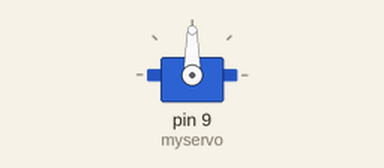
A sketch run on a simulated Arduino Uno, built with avr-gcc and run on an emulated ATmega328P. Shown: servo. Random numbers use the default seed unless the sketch sets one.

Above: at 0.1 s.
At 11.1 s:
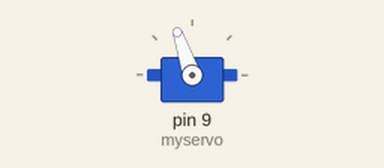
At 22.6 s:
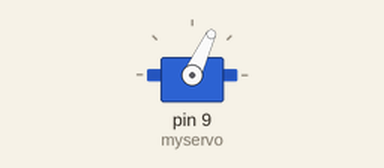
At 39.1 s:
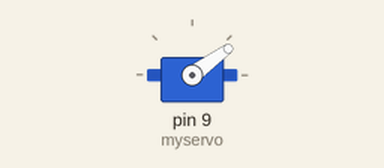
Timing chart, 0 to 40.0 s (numbered marks = the images above):
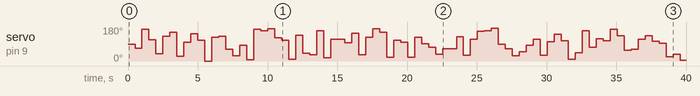

Measured:
- by itself, servo on pin 9 (myservo): 90° → 67° at 0.50 s, → 169° 0.50 s later, → 113° 0.50 s later, → 38° 0.50 s later, … (78 changes in this stretch)

The sketch:

Otkaznik.ino
```cpp
#include <Servo.h>

Servo myservo;  // create servo object to control a servo
                // a maximum of eight servo objects can be created

int pos = 0;    // variable to store the servo position

void setup()
{
  myservo.attach(9);  // attaches the servo on pin 9 to the servo object
}

long timer = millis();
int run =1;
long longTimer=millis();

void loop()
{
  if((millis()-timer>500)&&(run>0)) { // sending 50 times per second
    myservo.write(random(0, 180));
    timer = millis();
  }
  if(millis()-longTimer>300000)
  {
    run=-run;
    longTimer = millis();
  }
}
```
